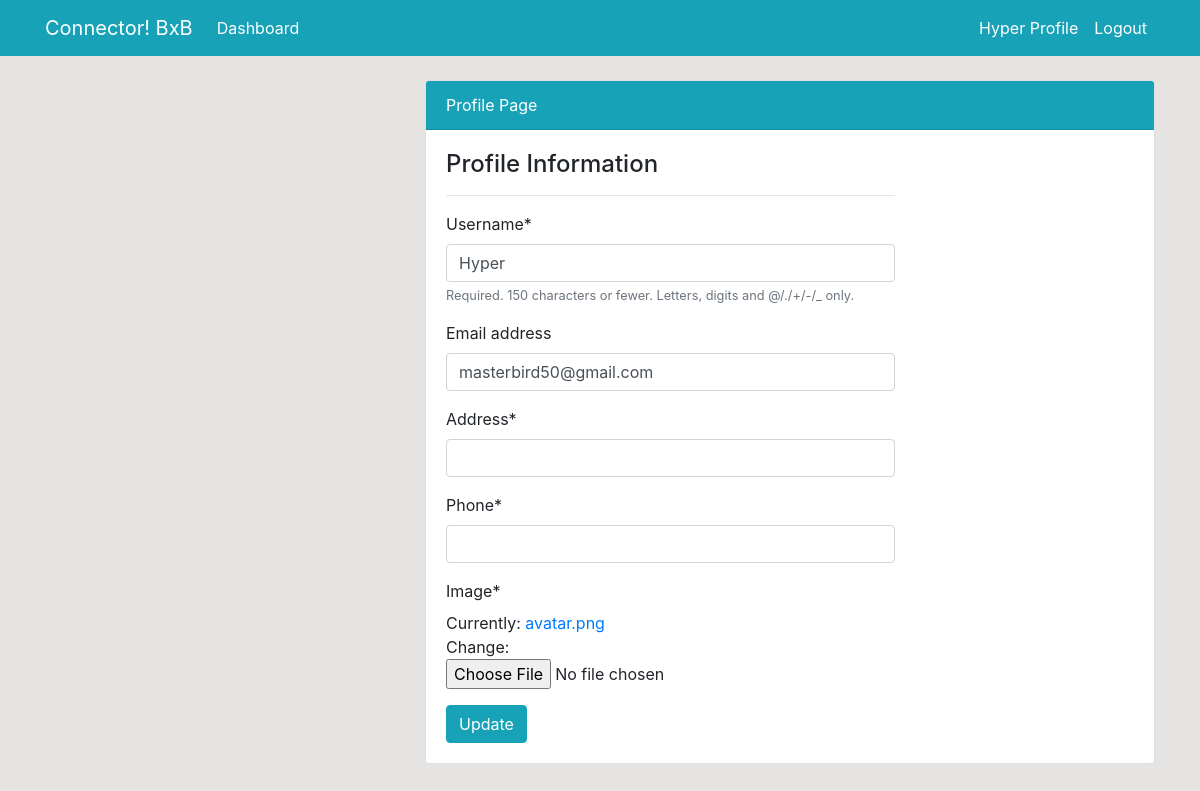
Before: /profile/update/ (signed in) with the older database file.
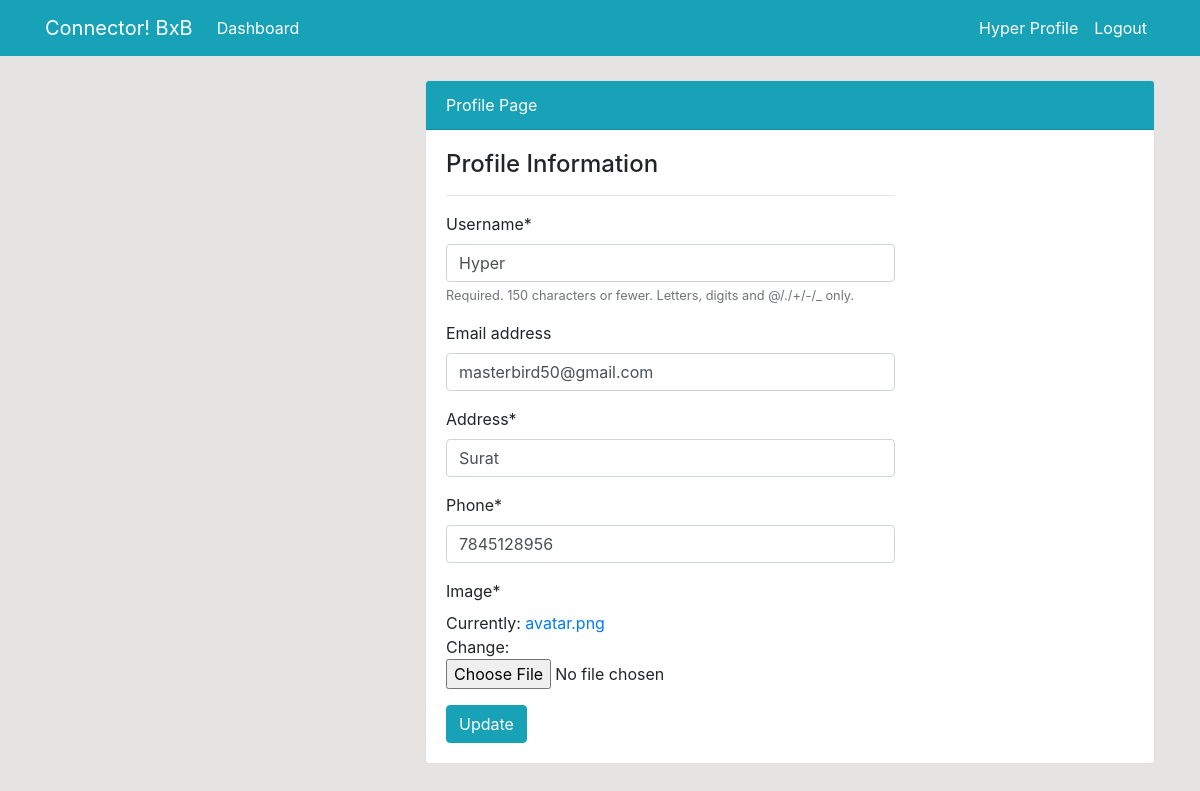
After: the same page with the newer database file.
### user/models.py (models this page shows, shortened)
class Profile(models.Model):
    customer = models.OneToOneField(User, on_delete=models.CASCADE, null=True)
    address = models.CharField(max_length=200)
    phone = models.CharField(max_length=50)
    image = models.ImageField(default='avatar.png',
                              upload_to='profile_images')

### user/views.py (the view)
# urls.py: path('profile/update/',  user_view.profile_update , name='user-profile-update'),
@login_required(login_url='user-login')
def profile_update(request):
    if request.method=='POST':
        user_form = UserUpdateForm(request.POST, instance=request.user) # what instance do is it already load data so that we can edit it
        profile_form = ProfileUpdateForm(request.POST, request.FILES, instance=request.user.profile)
        if user_form.is_valid() and profile_form.is_valid():
            user_form.save()
            profile_form.save()
            return redirect('user-profile')
    else:
        user_form = UserUpdateForm(instance=request.user)
        profile_form = ProfileUpdateForm(instance=request.user.profile)
    context = {
        'user_form': user_form,
        'profile_form': profile_form,
    }
    return render(request, 'user/profile_update.html', context)

### user/forms.py
class UserUpdateForm(forms.ModelForm):
    class Meta:
        model = User
        fields = ['username', 'email']

class ProfileUpdateForm(forms.ModelForm):
    class Meta:
        model = Profile
        fields = ['address', 'phone', 'image']

### templates/user/profile_update.html (shortened to what this page needs)
{% extends 'assets/base.html' %}
{% load crispy_forms_tags %}
{% block content %}
<div class="container">
  <div class="row my-4">
    <div class="col-md-4"></div>
    <div class="col-md-8">
      <div class="card">
        <div class="card-header bg-info text-white">Profile Page</div>
        <div class="card-body">
          <div class="row">
            <div class="col-md-8">
              <span class="h4"> Profile Information</span>
              <hr />
              <form method="POST" enctype="multipart/form-data">
                {{ user_form|crispy }}
                {{ profile_form|crispy }}
                <input class="btn btn-info" type="submit" value="Update" />
              </form>
            </div>
          </div>
        </div>
      </div>
    </div>
  </div>
</div>
{% endblock %}

### templates/assets/base.html (shortened to what this page needs)
{% load static %}
<!doctype html>
<html lang="en">
  <head>
    <link rel="stylesheet" href="https://cdn.jsdelivr.net/npm/bootstrap@4.6.0/dist/css/bootstrap.min.css">
    <link rel="stylesheet" href="{% static '/style.css' %}">
  </head>
  <body>
    {% include 'assets/nav.html' %}
    {% block content %}{% endblock  %}
  </body>
</html>

### templates/assets/nav.html (shortened to what this page needs)
<nav class="navbar navbar-expand-lg navbar-info bg-info">
  <div class="container">
    {% if user.is_authenticated %}
    <a class="navbar-brand text-white" href="{% url 'dashboard-index' %}"
      >Connector! BxB</a
    >
    <div class="collapse navbar-collapse" id="navbarSupportedContent">
      <ul class="navbar-nav mr-auto">
        <li class="nav-item active">
          <a class="nav-link text-white" href="{% url 'dashboard-index' %}"
            >Dashboard <span class="sr-only">(current)</span></a
          >
        </li>
      </ul>
      <ul class="navbar-nav ml-auto">
        <li class="nav-item active">
          <a class="nav-link text-white" href="{%url 'user-profile'%}"
            >{{ user.username }} Profile <span class="sr-only">(current)</span></a
          >
        </li>
        <li class="nav-item">
          <a class="nav-link text-white" href="{% url 'user-logout'%}"
            >Logout</a
          >
        </li>
      </ul>
      {% endif %}
    </div>
  </div>
</nav>

### static/style.css (style rules this page uses)
body { background: rgb(230, 227, 227); }

Changed rows visible on the page:
changed Profile: address (not shown) → "Surat"; phone (not shown) → "7845128956"
